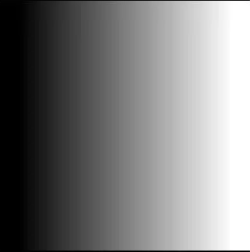
#> input picture 03-图像分割/image/thresh.png, 250 x 252 px; the run also reads 1 picture not shown here
$ jupyter execute --allow-errors '图像分割.ipynb'   (older library calls are emulated)
#> lines starting #> are read from the running program, lines starting #| are printed output that depends on the picture; after the words box and inside, x2 and y2 are one past the last pixel; in counts of white or black regions, pixels touching at a corner belong together
# 三、图像分割

上节回顾：图像基本操作
- 图像上绘制线段/绘制矩形框
- 图像几何变换，旋转，平移，缩放等
- 高斯滤波/中值滤波
- 图像亮度变化，gamma变化，直方图均衡化
- 图像膨胀与腐蚀
- 图像开运算和闭运算

目录
1. 图像分割
2. 固定阈值法
3. 自动阈值法
4. 边缘检测
5. 连通区域分析
6. 区域生长算法
7. 分水岭算法

学习目标
- 掌握图像分割基本方法 —— 阈值法 ， 包括固定阈值， 大津阈值法和自适应阈值。
- 掌握图像边缘检测算子原理
- 掌握 Canny 边缘检测方法
- 学习连通区域分析，区域生长，分水岭等算法思想， 能使用算法实现图像分割

## 3.1 概念

图像分割是指将图像分成若干具有相似性质的区域的过程，主要有<u>**基于阈值**</u>、<u>**基于区域**</u>、<u>**基于边缘**</u>、<u>**基于聚类**</u>、<u>**<u>基于图论**</u>和<u>**基于深度学习**</u>的图像分割方法等。

图像分割分为<u>**语义分割**</u>和<u>**实例分割**</u>。

<center class="half">


</center>

分割的原则就是使划分后的子图在<u>内部保持相似度最大</u>，而<u>子图之间的相似度保持最小</u>。

将 $G = (V,E)$ 分成两个子集 $A$，$B$，使得 $A\cup B=V,\;A\cap B=\emptyset$

## 3.2 固定阈值

直方图双峰法
- 双峰法：六十年代中期提出的直方图双峰法(也称 mode 法) 是典型的全局单阈值分割方法。
- 基本思想：假设图像中有明显的目标和背景，则其灰度直方图呈双峰分布，当灰度级直方图具有双峰特性时，<u>选取两峰之间的谷对应的灰度级作为阈值</u>。

函数： `cv2.threshold(src, thresh, maxval, type)`

参数说明
- 参数1： 原图像
- 参数2： 对像素值进行分类的阈值
- 参数3： 当像素值高于(小于)阈值时，应该被赋予的新的像素值
- 参数4： 第四个参数是阈值方法。
- 返回值： 函数有两个返回值，一个为 `retVal`, 一个阈值化处理之后的图像。

[cell 1]
#加载opencv和matplotlib
import cv2
import matplotlib.pyplot as plt

# 灰度图读入
img = cv2.imread('./image/thresh.png', 0)
threshold = 127
# 阈值分割
ret, th = cv2.threshold(img, threshold, 255, cv2.THRESH_BINARY)
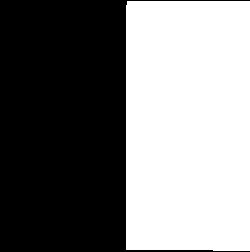
#> th: shape (252, 250); 49.1% white; 1 white region, box (x1, y1, x2, y2) and area: (126, 1, 250, 251) 30909
#> ret = 127
print(ret)
#| 127.0

cv2.imshow('thresh', th)
cv2.waitKey(0)
cv2.destroyAllWindows()

### 3.2.1 常用的阈值方法

- `THRESH_BINARY`：$\operatorname{det}(x, y)= \begin{cases}\text { maxval } & \text { if } \operatorname{src}(x, y)>\text { thresh } \\ 0 & \text { otherwise }\end{cases}$
- `THRESH_BINARY_INV`：$\operatorname{dst}(x, y)= \begin{cases}0 & \text { if } \operatorname{arc}(x, y)>\text { threshold } \\ \text { maxval } & \text { otherwise }\end{cases}$
- `THRESH_TRUNC`：$\operatorname{dst}(x, y)= \begin{cases}\operatorname{threshold} & \text { if } \operatorname{src}(x, y)>\operatorname{threshold} \\ \operatorname{src}(x, y) & \text { otherwise }\end{cases}$
- `THRESH_TOZERO`：$\operatorname{dst}(x, y)= \begin{cases}\operatorname{src}(x, y) & \text { if } \operatorname{src}(x, y)>\operatorname{threshold} \\ 0 & \text { otherwise }\end{cases}$
- `THRESH_TOZERO_INV`：$\operatorname{dst}[x, y)= \begin{cases}0 & \text { if } \operatorname{src}(x, y)>\text { threshold } \\ \operatorname{src}(x, y) & \text { otherwise }\end{cases}$

### 3.2.2 固定阈值不同方法比较

[cell 2]
#导入第三方包
import cv2
from matplotlib import pyplot as plt

#opencv读取图像
img = cv2.imread('./image/person.png', 0)
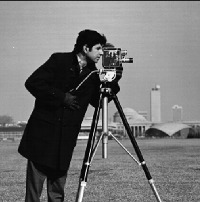
#> input picture 03-图像分割/image/person.png, 200 x 202 px
#> img is the input picture: shape (202, 200); min 0, max 255, mean 117.3
#5种阈值法图像分割
ret, thresh1 = cv2.threshold(img, 127, 255, cv2.THRESH_BINARY)
#> thresh1: shape (202, 200); 58.4% white; 85 black regions (80 under 20 px), largest, box (x1, y1, x2, y2) and area: (0, 29, 200, 202) 16286, (0, 0, 200, 1) 200, (7, 135, 16, 143) 31, (128, 167, 139, 174) 27, (101, 70, 112, 75) 25
ret, thresh2 = cv2.threshold(img, 127, 255, cv2.THRESH_BINARY_INV)
ret, thresh3 = cv2.threshold(img, 127, 255, cv2.THRESH_TRUNC)
ret, thresh4 = cv2.threshold(img, 127, 255, cv2.THRESH_TOZERO)
ret, thresh5 = cv2.threshold(img, 127, 255, cv2.THRESH_TOZERO_INV)
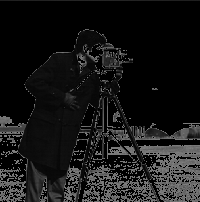
#> thresh5: shape (202, 200); min 0, max 127, mean 22.5

images = [img, thresh1, thresh2, thresh3, thresh4, thresh5]
#使用for循环进行遍历，matplotlib进行显示
for i in range(6):
    plt.subplot(2, 3, i + 1)
    plt.imshow(images[i], cmap='gray')
    plt.xticks([])
    plt.yticks([])

plt.suptitle('fixed threshold')
plt.show()

## 3.3 自动阈值

### 3.3.1 自适应阈值法

函数：`cv2.adaptiveThreshold()`

参数说明：

- 参数1：要处理的原图
- 参数2：最大阈值，一般为255
- 参数3：小区域阈值的计算方式
  - `ADAPTIVE_THRESH_MEAN_C`：小区域内取均值
  - `ADAPTIVE_THRESH_GAUSSIAN_C`：小区域内加权求和，权重是个高斯核
- 参数4：阈值方式（跟前面讲的那5种相同）
- 参数5：小区域的面积，如 11 就是 $11\times11$ 的小块
- 参数6：最终阈值等于小区域计算出的阈值再减去此值

特定： 自适应阈值会每次取图片的一小部分计算阈值，这样图片不同区域的阈值就不尽相同，适用于明暗分布不均的图片。

[cell 3]
#自适应阈值与固定阈值对比
import cv2
import matplotlib.pyplot as plt

img = cv2.imread('./image/paper2.png', 0)
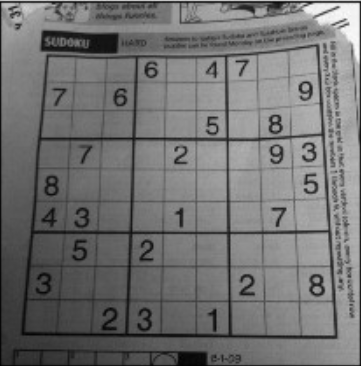
#> input picture 03-图像分割/image/paper2.png, 361 x 366 px
#> img is the input picture: shape (366, 361); min 0, max 251, mean 113.9

# 固定阈值
ret, th1 = cv2.threshold(img, 127, 255, cv2.THRESH_BINARY)
#> th1: shape (366, 361); 39.5% white; 112 white regions (66 under 20 px), largest, box (x1, y1, x2, y2) and area: (2, 3, 360, 365) 17139, (228, 47, 321, 138) 6780, (229, 136, 328, 230) 6728
# 自适应阈值
th2 = cv2.adaptiveThreshold(
    img, 255, cv2.ADAPTIVE_THRESH_MEAN_C, cv2.THRESH_BINARY, 11, 4)
#> th2: shape (366, 361); 76.2% white; 402 black regions (314 under 20 px), largest, box (x1, y1, x2, y2) and area: (21, 43, 338, 339) 15797, (0, 1, 361, 366) 4410, (40, 30, 119, 53) 1016
th3 = cv2.adaptiveThreshold(
    img, 255, cv2.ADAPTIVE_THRESH_GAUSSIAN_C, cv2.THRESH_BINARY, 11, 4)
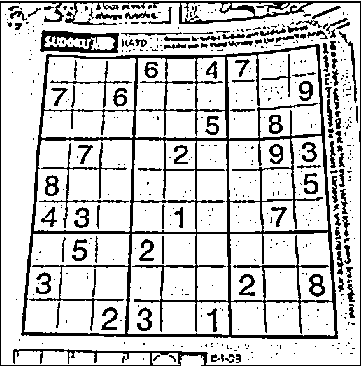
#> th3: shape (366, 361); 80% white; 482 black regions (365 under 20 px), largest, box (x1, y1, x2, y2) and area: (21, 44, 338, 339) 11608, (0, 1, 361, 366) 3714, (40, 30, 119, 53) 921
#全局阈值，均值自适应，高斯加权自适应对比
titles = ['Original', 'Global(v = 127)', 'Adaptive Mean', 'Adaptive Gaussian']
images = [img, th1, th2, th3]
for i in range(4):
    plt.subplot(2, 2, i + 1), plt.imshow(images[i], 'gray')
    plt.title(titles[i], fontsize=8)
    plt.xticks([]), plt.yticks([])
plt.show()

### 3.3.2 迭代法阈值

步骤

1. 求出图象的最大灰度值和最小灰度值，分别记为 $Z_{\max}$ 和 $Z_{\min}$，令初始阈值 $T_0=(Z_{\max}+Z_{\min})/2$；
2. 根据阈值 $T_K$ 将图象分割为前景和背景，分别求出两者的平均灰度值 $Z_O$ 和 $Z_B$ ；
3. 求出新阈值 $T_{K+1}=(Z_O+Z_B)/2$；
4. 若 $T_K==T_{K+1}$，则所得即为阈值；否则转 2，迭代计算；
5. 使用计算后的阈值进行固定阈值分割。

[cell 4]
import cv2
import numpy as np
import matplotlib.pyplot as plt
import matplotlib.cm as cm


def best_thresh(img):
    img_array = np.array(img).astype(np.float32)  #转化成数组
    I = img_array
    zmax = np.max(I)
    zmin = np.min(I)
    tk = (zmax + zmin) / 2  #设置初始阈值
    #根据阈值将图像进行分割为前景和背景，分别求出两者的平均灰度zo和zb
    b = 1
    m, n = I.shape
    while b == 0:
        ifg = 0
        ibg = 0
        fnum = 0
        bnum = 0
        for i in range(1, m):
            for j in range(1, n):
                tmp = I(i, j)
                if tmp >= tk:
                    ifg = ifg + 1
                    fnum = fnum + int(tmp)  #前景像素的个数以及像素值的总和
                else:
                    ibg = ibg + 1
                    bnum = bnum + int(tmp)  #背景像素的个数以及像素值的总和
        #计算前景和背景的平均值
        zo = int(fnum / ifg)
        zb = int(bnum / ibg)
        if tk == int((zo + zb) / 2):
            b = 0
        else:
            tk = int((zo + zb) / 2)
    return tk


img = cv2.imread("./image/bird.png")
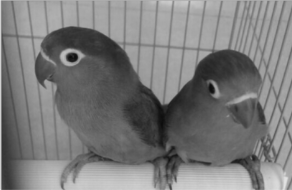
#> input picture 03-图像分割/image/bird.png, 292 x 190 px
#> img is the input picture: shape (190, 292, 3); min 13, max 226, mean 122.9
img = cv2.cvtColor(img, cv2.COLOR_BGR2RGB)
gray = cv2.cvtColor(img, cv2.COLOR_RGB2GRAY)
img = cv2.resize(gray, (200, 200))  #大小
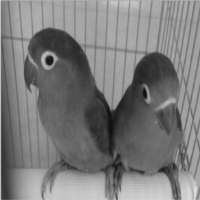
#> img: shape (200, 200); min 14, max 226, mean 122.8
yvzhi = best_thresh(img)
#> in best_thresh, `zmax = np.max(I)`: zmax = 226
#> in best_thresh, `zmin = np.min(I)`: zmin = 14
#> in best_thresh, `tk = (zmax + zmin) / 2`: tk = 120
#> yvzhi = 120
ret1, th1 = cv2.threshold(img, yvzhi, 255, cv2.THRESH_BINARY)
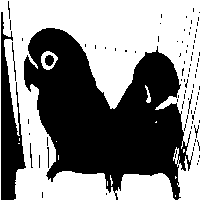
#> th1: shape (200, 200); 52.9% white; 88 black regions (79 under 20 px), largest, box (x1, y1, x2, y2) and area: (24, 28, 193, 200) 16024, (1, 12, 26, 200) 2267, (45, 55, 54, 66) 77
#> ret1 = 120
print(ret1)
#| 120.0
plt.figure(figsize=(3, 3))
plt.subplot(1,2,1)
plt.imshow(img, cmap='gray')
plt.subplot(1,2,2)
plt.imshow(th1, cmap='gray')
plt.show()

### 3.3.3 Otsu大津法

大津法

- 最大类间方差法， 1979年日本学者大津提出，是一种基于<u>全局阈值</u>的自适应方法。
- 灰度特性：图像分为前景和背景。当取最佳阈值时，两部分之间的差别应该是最大的，衡量差别的标准为最大类间方差。
- 直方图有两个峰值的图像，大津法求得的Ｔ近似等于两个峰值之间的低谷。

$$
\begin{align}
\omega_1&=\frac{N_1}{M \times N} \\
\omega_2&=\frac{N_2}{M \times N} \\
N_1+N_2&=M \times N \\
\omega_1+\omega_2&=1 \\
\mu&=\mu_1 \times \omega_1+\mu_2 \times \omega_2 \\
g&=\omega_1 \times\left(\mu-\mu_1\right)^2+\omega_2 \times\left(\mu-\mu_2\right)^2
\end{align}
$$
得到等价公式
$$
g=\omega_1 \times \omega_2 \times\left(\mu_1-\mu_2\right)^2
$$

等价于最小类内方差 $\omega_1\sigma_1^2+\omega_2\sigma_2^2$

符号说明

- T：图像 $I(x,y)$ 前景和背景的分割阈值
- $\omega_1$：属于前景的像素点数占整幅图像的比例记，其平均灰度 $\mu_1$
- $\omega_2$：背景像素点数占整幅图像的比例为，其平均灰度为 $\mu_2$
- $\mu$：图像的总平均灰度
- $g$：类间方差
- $N_1$：设图像的大小为 $M\times N$，图像中像素的灰度值小于阈值 $T$ 的像素个数
- $N_2$：像素灰度大于阈值 $T$ 的像素个数
- $\sigma$：强度方差

[cell 5]
import cv2
from matplotlib import pyplot as plt

img = cv2.imread('./image/noisy.png', 0)
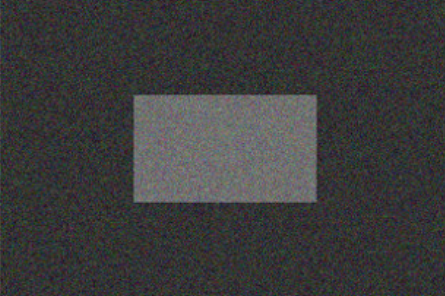
#> input picture 03-图像分割/image/noisy.png, 445 x 296 px
#> img: shape (296, 445)
# 固定阈值法
ret1, th1 = cv2.threshold(img, 100, 255, cv2.THRESH_BINARY)
#> th1: shape (296, 445); 14.3% white; 1 white region, box (x1, y1, x2, y2) and area: (134, 95, 317, 202) 18871
# Otsu阈值法
ret2, th2 = cv2.threshold(img, 0, 255, cv2.THRESH_BINARY + cv2.THRESH_OTSU)
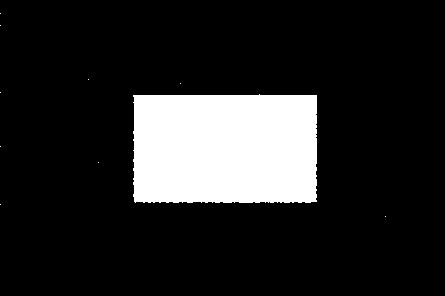
#> th2: shape (296, 445); 14.9% white; 10 white regions (9 under 20 px), largest, box (x1, y1, x2, y2) and area: (133, 94, 317, 203) 19675
#> ret2 = 80

# 先进行高斯滤波，再使用Otsu阈值法
blur = cv2.GaussianBlur(img, (5, 5), 0)
#> (the rest of the program and of its run is left out)
